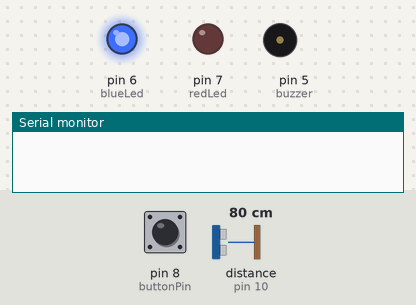
The sketch below on a simulated Arduino Uno, built with avr-gcc and run on an emulated ATmega328P. On the bench: output pins drawn as LEDs (lit = HIGH), buzzer (waves = sounding, pin HIGH), the last lines printed to the serial monitor. Wiring (inferred from the names in the program): ultrasonic range finder: trigger pin 9; echo pin 10. The test bench sets the inputs (shaded band); at power-on: distance to the obstacle (sensor on pin 10) 80 cm, pin 8 (buttonPin) HIGH. The echo pulse lasts 58.3 µs per cm; pins used as bus, display or sensor lines are not drawn.

Above: at 1.2 s.
1.3 s: distance to the obstacle (sensor on pin 10) set to 12 cm
2.8 s: distance to the obstacle (sensor on pin 10) set to 9 cm
At 4.3 s:
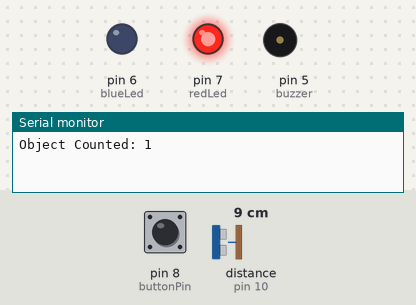
6.1 s: distance to the obstacle (sensor on pin 10) set to 18 cm
At 6.5 s:
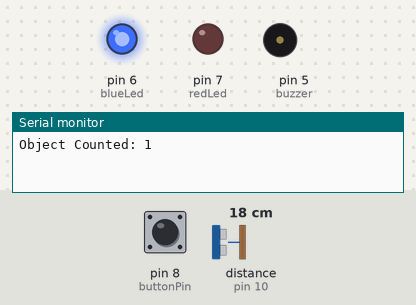
7.6 s: distance to the obstacle (sensor on pin 10) set to 2 cm
At 7.74 s:
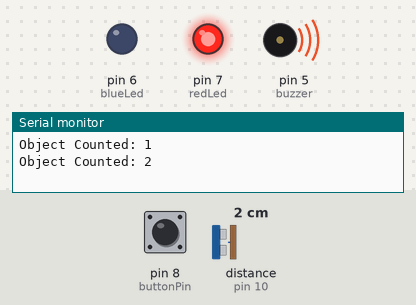
Timing chart, 0 to 10.3 s (numbered marks = the images above; inputs shaded):
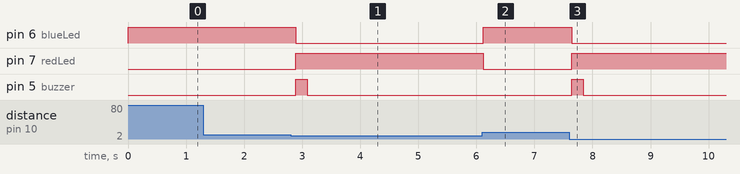

Measured:
- the behaviour switches between 11 and 10 cm on distance to the obstacle (sensor on pin 10) (found by bisection; images 0 and 1)
- after the input at 1.3 s, every drawn part: stays the same
- after the input at 2.8 s, pin 6 (blueLed): HIGH → LOW after 0.09 s; pin 7 (redLed): LOW → HIGH after 0.09 s; pin 5 (buzzer): LOW → HIGH after 0.09 s, → LOW 0.20 s later
- after the input at 6.1 s, pin 6 (blueLed): LOW → HIGH at once; pin 7 (redLed): HIGH → LOW at once
- after the input at 7.6 s, pin 6 (blueLed): HIGH → LOW at once; pin 7 (redLed): LOW → HIGH at once; pin 5 (buzzer): LOW → HIGH at once, → LOW 0.20 s later

The sketch:

EchoSense-SmartObjectCounter_using_Ultrasonics.ino
```cpp
#define trigPin 9
#define echoPin 10
#define redLed 7
#define blueLed 6
#define buzzer 5
#define buttonPin 8

long duration;
int distance;
int count = 0;
bool objectDetected = false;
unsigned long lastDebounceTime = 0;
const unsigned long debounceDelay = 200;

void setup() {
  pinMode(trigPin, OUTPUT);
  pinMode(echoPin, INPUT);
  pinMode(redLed, OUTPUT);
  pinMode(blueLed, OUTPUT);
  pinMode(buzzer, OUTPUT);
  pinMode(buttonPin, INPUT_PULLUP); // Internal pull-up enabled

  digitalWrite(blueLed, HIGH); // Blue LED ON (default/idle)
  digitalWrite(redLed, LOW);
  digitalWrite(buzzer, LOW);

  Serial.begin(9600);
}

void loop() {
  // Trigger ultrasonic pulse
  digitalWrite(trigPin, LOW);
  delayMicroseconds(2);
  digitalWrite(trigPin, HIGH);
  delayMicroseconds(10);
  digitalWrite(trigPin, LOW);

  duration = pulseIn(echoPin, HIGH);
  distance = duration * 0.034 / 2;

  // Detection logic
  if (distance > 0 && distance < 10) {
    if (!objectDetected) {
      count++;
      objectDetected = true;
      Serial.print("Object Counted: ");
      Serial.println(count);

      // Alert: red LED + buzzer ON, blue LED OFF
      digitalWrite(redLed, HIGH);
      digitalWrite(buzzer, HIGH);
      digitalWrite(blueLed, LOW);
      delay(200); // Beep duration
      digitalWrite(buzzer, LOW);
    }
  } else {
    objectDetected = false;
    digitalWrite(redLed, LOW);
    digitalWrite(blueLed, HIGH); // Back to idle
  }

  // Debounced Reset Button
  if (digitalRead(buttonPin) == LOW) {
    if (millis() - lastDebounceTime > debounceDelay) {
      count = 0;
      Serial.println("Counter Reset!");
      lastDebounceTime = millis();
    }
  }

  delay(100); // Sensor refresh delay
}
```
